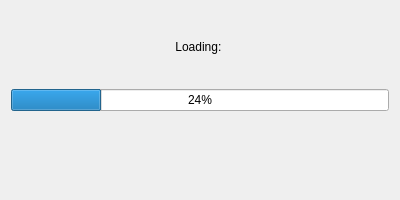
<?xml version="1.0" encoding="UTF-8"?>
<ui version="4.0">
 <class>LoadingDialog</class>
 <widget class="QDialog" name="LoadingDialog">
  <property name="geometry">
   <rect>
    <x>0</x>
    <y>0</y>
    <width>400</width>
    <height>200</height>
   </rect>
  </property>
  <property name="minimumSize">
   <size>
    <width>400</width>
    <height>200</height>
   </size>
  </property>
  <property name="maximumSize">
   <size>
    <width>400</width>
    <height>200</height>
   </size>
  </property>
  <property name="windowTitle">
   <string>Dialog</string>
  </property>
  <layout class="QHBoxLayout" name="horizontalLayout">
   <item>
    <layout class="QVBoxLayout" name="dialog_host">
     <item>
      <layout class="QHBoxLayout" name="host_id_layout">
       <item>
        <widget class="QLabel" name="label_id">
         <property name="text">
          <string>Loading: </string>
         </property>
         <property name="alignment">
          <set>Qt::AlignmentFlag::AlignCenter</set>
         </property>
        </widget>
       </item>
      </layout>
     </item>
     <item>
      <widget class="QProgressBar" name="progressBar">
       <property name="value">
        <number>24</number>
       </property>
      </widget>
     </item>
     <item>
      <layout class="QHBoxLayout" name="host_time_layout">
       <item>
        <widget class="QLabel" name="label_time">
         <property name="text">
          <string/>
         </property>
         <property name="alignment">
          <set>Qt::AlignmentFlag::AlignCenter</set>
         </property>
        </widget>
       </item>
      </layout>
     </item>
    </layout>
   </item>
  </layout>
 </widget>
 <resources/>
 <connections/>
</ui>
